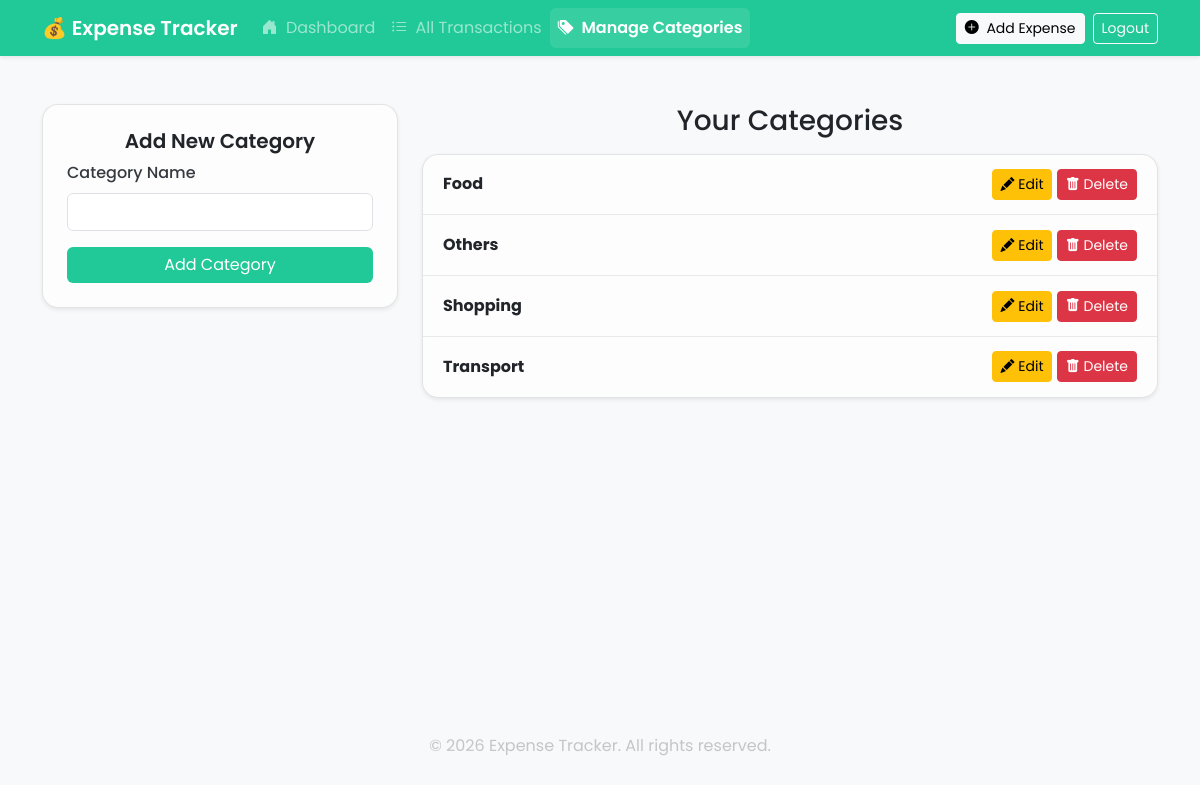
The page /categories/ (signed in) on the database its author committed.
### myapp/models.py (models this page shows, shortened)
class Category(models.Model):
    user = models.ForeignKey(User, on_delete=models.CASCADE)
    name = models.CharField(max_length=100)
    class Meta:
        unique_together = ('user', 'name')
        verbose_name_plural = "Categories" # Fixes "Categorys" in admin

### myapp/views.py (the view, shortened to what this page needs)
# urls.py: path('categories/', views.manage_categories, name='manage_categories'),
@login_required
def manage_categories(request):
    categories = Category.objects.filter(user=request.user).order_by('name')
    user_categories = categories
    context = {
        'categories': categories,
        'user_categories': user_categories,
        'expense_date': date.today(), # --- FIXED: Added for modal ---
    }
    return render(request, "myapp/manage_categories.html", context)

### myapp/templates/myapp/manage_categories.html (shortened to what this page needs)
{% extends "myapp/index.html" %}
{% block content %}
<div class="container mt-5">
    <div class="row">
        <div class="col-md-4 mb-4 mb-md-0">
            <div class="card stat-card shadow-sm">
                <div class="card-body p-4">
                    <h5 class="card-title text-center">Add New Category</h5>
                    <form method="POST" action="{% url 'manage_categories' %}">
                        <div class="mb-3">
                            <label for="category_name" class="form-label">Category Name</label>
                            <input type="text" class="form-control" name="category_name" id="category_name" required>
                        </div>
                       <button type="submit" class="btn w-100" style="background-color: #20c997; color: white; border: none;">Add Category</button>
                    </form>
                </div>
            </div>
        </div>
        <div class="col-md-8">
            <h3 class="mb-3 text-center">Your Categories</h3>
            <div class="card stat-card shadow-sm">
                <div class="card-body p-0">
                    <ul class="list-group list-group-flush">
                        {% for category in categories %}
                            <li class="list-group-item d-flex justify-content-between align-items-center">
                                <span class="fw-bold">{{ category.name }}</span>
                                <span>
                                    <a href="{% url 'edit_category' category.id %}" class="btn btn-sm btn-warning">
                                        <i class="bi bi-pencil-fill"></i> Edit
                                    </a>
                                    <form action="{% url 'delete_category' category.id %}" method="POST" class="d-inline" onsubmit="return confirm('Are you sure? This will set expenses in this category to \'Uncategorized\'.');">
                                        <button type="submit" class="btn btn-sm btn-danger">
                                            <i class="bi bi-trash-fill"></i> Delete
                                        </button>
                                    </form>
                                </span>
                            </li>
                        {% empty %}
                            <li class="list-group-item text-secondary text-center p-3">You haven't added any categories yet.</li>
                        {% endfor %}
                    </ul>
                </div>
            </div>
        </div>
    </div>
</div>
{% endblock %}

### myapp/templates/myapp/index.html (style rules this page uses)
body { font-family: 'Poppins', sans-serif; padding-bottom: 60px; min-height: 100vh; position: relative; background-color: #f8f9fa; background-attachment: fixed; }

### myapp/templates/myapp/manage_categories.html (style rules this page uses)
.stat-card { background: rgba(255, 255, 255, 0.65); backdrop-filter: blur(10px); -webkit-backdrop-filter: blur(10px); border-radius: 16px; border: 1px solid rgba(0, 0, 0, 0.1); box-shadow: 0 4px 20px rgba(0, 0, 0, 0.05); }
h3 { color: #212529; text-shadow: none; }
.card-title { color: #212529; font-weight: 600; }
.form-label { font-weight: 500; color: #343a40; }
.list-group-item { background-color: transparent; border: none; border-bottom: 1px solid rgba(0, 0, 0, 0.08); padding: 0.9rem 1.25rem; }
.list-group-item:last-child { border-bottom: none; }
.list-group-item .fw-bold { color: #212529; }

### rows shown on the page
Category: name "Food"
Category: name "Others"
Category: name "Shopping"
Category: name "Transport"
